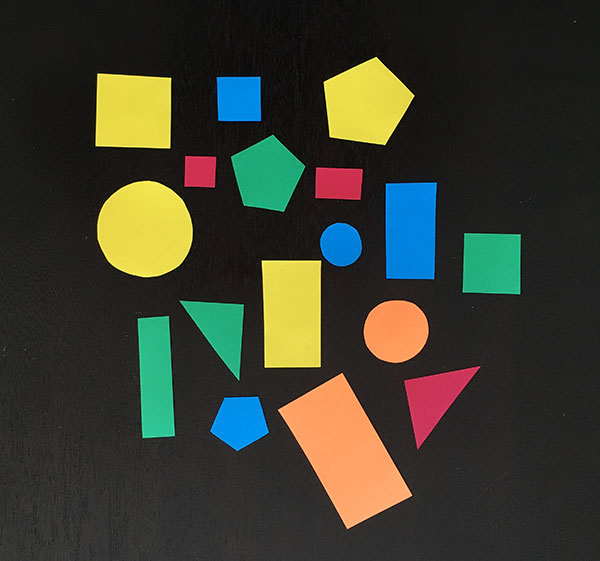
#> input picture shapes_and_colors.jpg, 600 x 561 px, given in place of pout.jpg, which was not available
$ python IP_16.py
#> lines starting #> are read from the running program, lines starting #| are printed output that depends on the picture; pictures that were not available may be replaced by others from this repository, and a replacement may not be noted
# Codigo_IP_16 - DeepLearning course - Convolução feita manualmente.

from skimage.exposure import rescale_intensity
import numpy as np
import argparse
import cv2
import os

#Função que fará a convolução de imagens e kernels
def convolve(img, kernel):

    #Dimensões da imagem
    (iH, iW) = img.shape[:2]
    #Dimensões do kernel
    (kH, kW) = kernel.shape[:2]

    #alocar memória para imagem de saída tomando
    #cuidado para preencher as bordas da imagem
    #de entrada para que o tamanho da imagem não
    #seja reduzido.
    pad = (kW - 1) // 2
    img = cv2.copyMakeBorder(img, pad, pad, pad, pad, cv2.BORDER_REPLICATE)
    output = np.zeros((iH, iW), dtype="float32")

    #Loop sobre a imagem de entrada, passando o kernel sobre cada coordenada
    #(x,y) da esquerda para a direita de cima para baixo.
    for y in np.arange(pad, iH + pad):
        for x in np.arange(pad, iW + pad):
            #Extrai a região de interesse da imgem extraindo a região central
            #das dimensões atuais
            roi = img[y - pad:y+pad+1, x-pad:x+pad+1]

            #realiza a convolução
            k = (roi * kernel).sum()

            output[y - pad, x - pad] = k

    output = rescale_intensity(output, in_range=(0, 255))
    output = (output * 255).astype("uint8")
    return output

#Kernels
smallBlur = np.ones((7,7), dtype="float") * (1.0/(7*7))
largeBlur = np.ones((21, 21), dtype="float") * (1.0 / (21 * 21))
laplacian = np.array((
	[0, 1, 0],
	[1, -4, 1],
	[0, 1, 0]), dtype="int")
sobelX = np.array((
	[-1, 0, 1],
	[-2, 0, 2],
	[-1, 0, 1]), dtype="int")
sobelY = np.array((
	[-1, -2, -1],
	[0, 0, 0],
	[1, 2, 1]), dtype="int")

#Acessando diretório com imagem
os.chdir("Miscelanias/Imagens")

#Leitura de imagem
img = cv2.imread('pout.jpg')
#> img is the input picture: shape (561, 600, 3); mean B, G, R 47.2, 60.1, 58.4
gray = cv2.cvtColor(img, cv2.COLOR_BGR2GRAY)
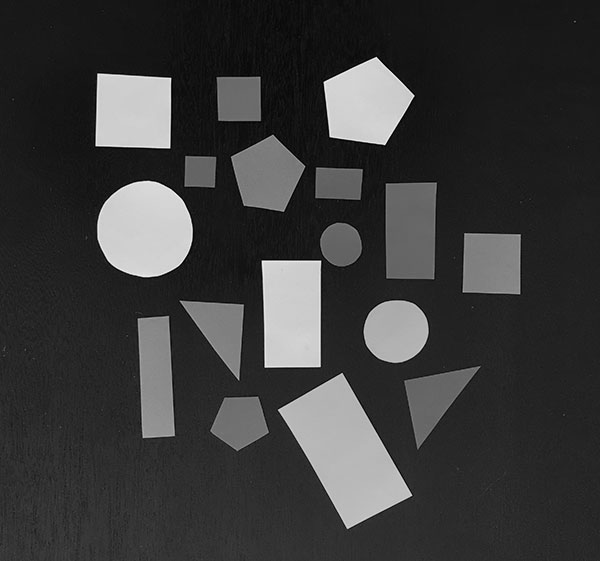
#> gray: shape (561, 600); min 0, max 243, mean 58.1
convoleOutput = convolve(gray,sobelX)
#> after the loop in convolve, `for y in np.arange(pad, iH + pad):`:
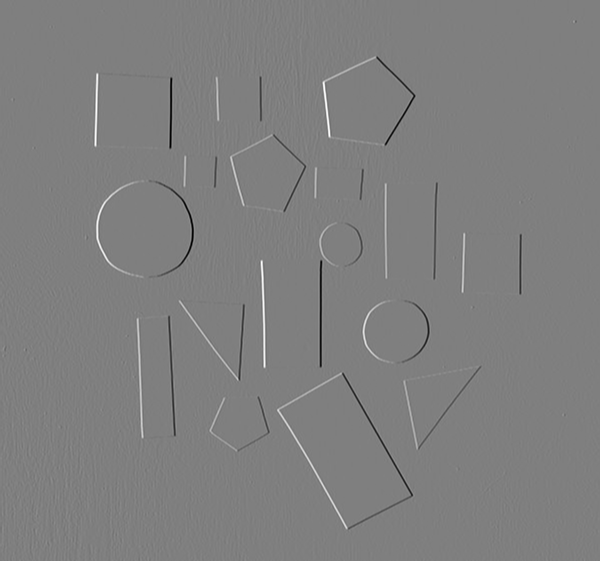
#> output: shape (561, 600) float32; min -943, max 944, mean -0.1; drawn with min black and max white
#> in convolve, `output = rescale_intensity(output, in_range=(0, 255))`:
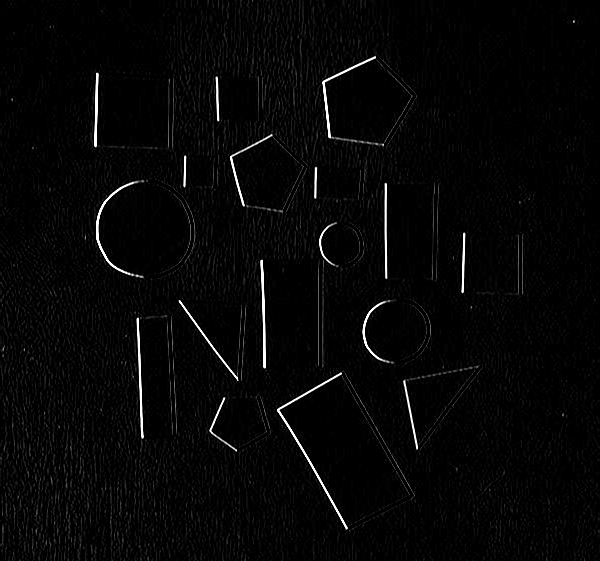
#> output: shape (561, 600) float32; min 0, max 1, mean 0.0247
convoleOutput2 = convolve(gray,sobelY)
#> after the loop in convolve (call 2), `for y in np.arange(pad, iH + pad):`:
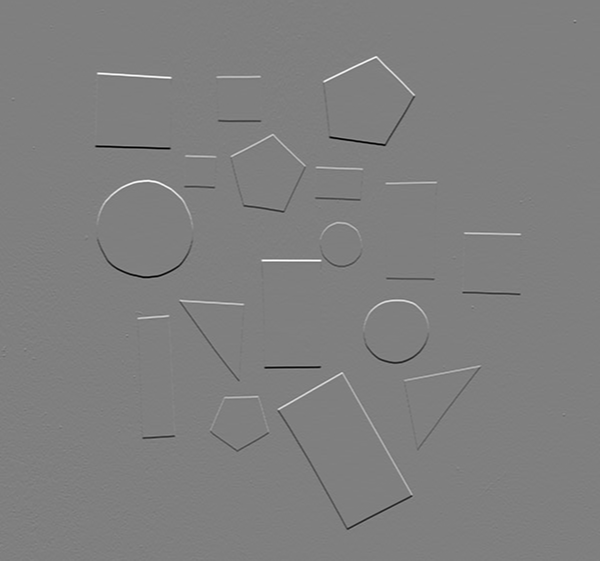
#> output: shape (561, 600) float32; min -947, max 947, mean 0.4; drawn with min black and max white
#> in convolve (call 2), `output = rescale_intensity(output, in_range=(0, 255))`:
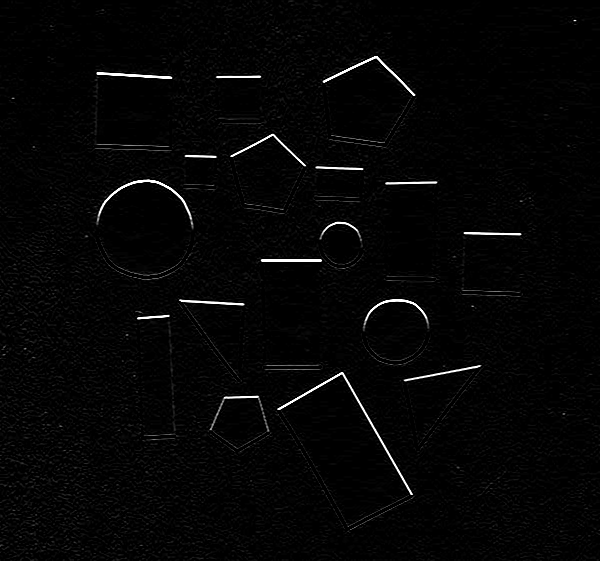
#> output: shape (561, 600) float32; min 0, max 1, mean 0.0203

#loop para exibição de imagens
while True:
    cv2.imshow('frame',gray)
    cv2.imshow('sobelX',convoleOutput)
    cv2.imshow('sobelY',convoleOutput2)

    k = cv2.waitKey(0) & 0xFF
#> (key Esc is pressed here)
    if k == 27: break             # ESC key to exit
cv2.destroyAllWindows()
